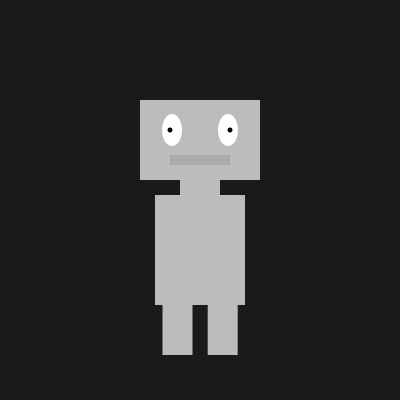
Frame 1 (no input)
Frame 60 (the mouse pressed at the canvas centre just before this capture): identical to frame 1, image omitted
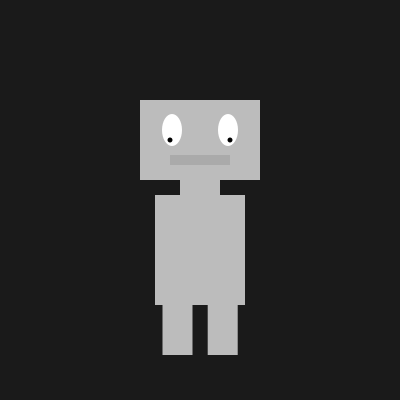
Frame 120 (the mouse held since frame 60 and released just before this capture)

The Processing sketch that drew these frames (run headless with seeded random() and noise(); from frame 60 on, the mouse is pressed at the canvas centre):

// Processing sketch: processing_81865
// ── processing_81865.pde

float mx;
float my;
float easing = 0.05;
int radius = 100;
int edge = 1000;
int inner = edge + radius;

void setup () {
  size(400, 400) ;
  noStroke();
  
}

void draw() {
 
  fill(255);  
  background (26, 26, 26);
  size(400, 400);
  rectMode(CENTER);
  fill(188, 188, 188);
  rect(200, 200, 40, 150);  //Neck
  rect(200, 250, 90, 110);
  rect(177.5, 300, 30, 110);  //Left Leg
  rect(222.7, 300, 30, 110);  //Right Leg
  rect(200, 140, 120, 80);  //Head
  fill(170, 170, 170);
  rect(200, 160, 60, 10);  //Mouth
  fill(255, 255, 255);   
  ellipse(172, 130, 20, 32); //Eye Left
  ellipse(228, 130, 20, 32); //Eye Right
  fill(0);
  
 if (abs(mouseX - mx) > 0.1) {
    mx = mx + (mouseX - mx) * easing;
  }
  if (abs(mouseY - my) > 0.1) {
    my = my + (mouseY- my) * easing;
  }
  
  mx = constrain(mx, 170, width - 230);          //Left Pupil
  my = constrain(my, 130, height - 260);
  fill(76);
  fill(0);  
  ellipse(mx, my, 5, 5);
  
  mx = constrain(mx, 230, width - 215);           //Right Pupil        
  my = constrain(my, 130, height - 240);
  fill(76);
  fill(0);  
  ellipse(mx, my, 5, 5);


}
